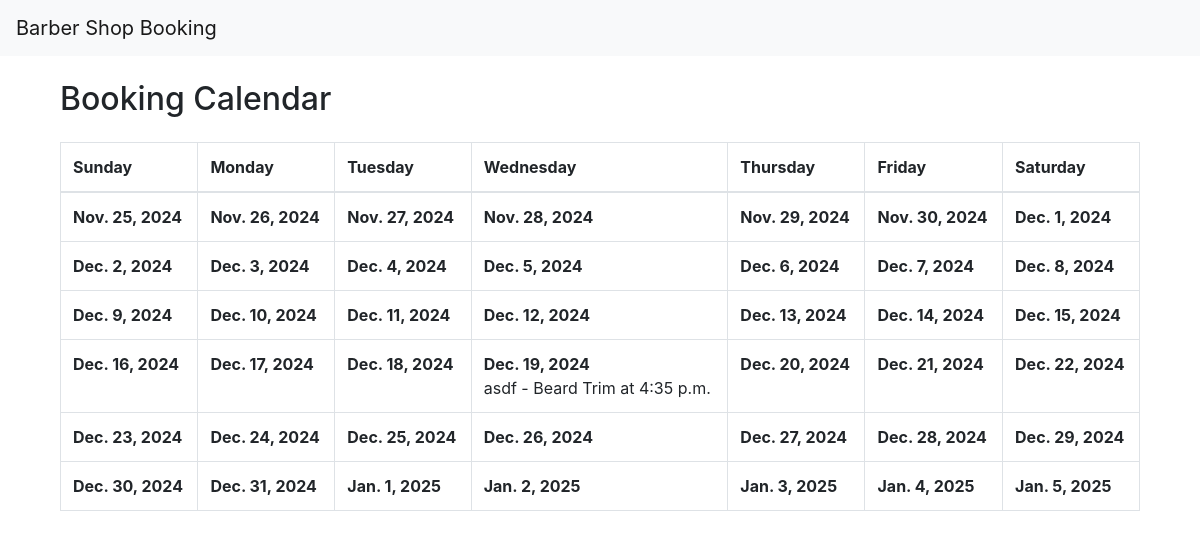
Before: /calendar/ with the older database file.
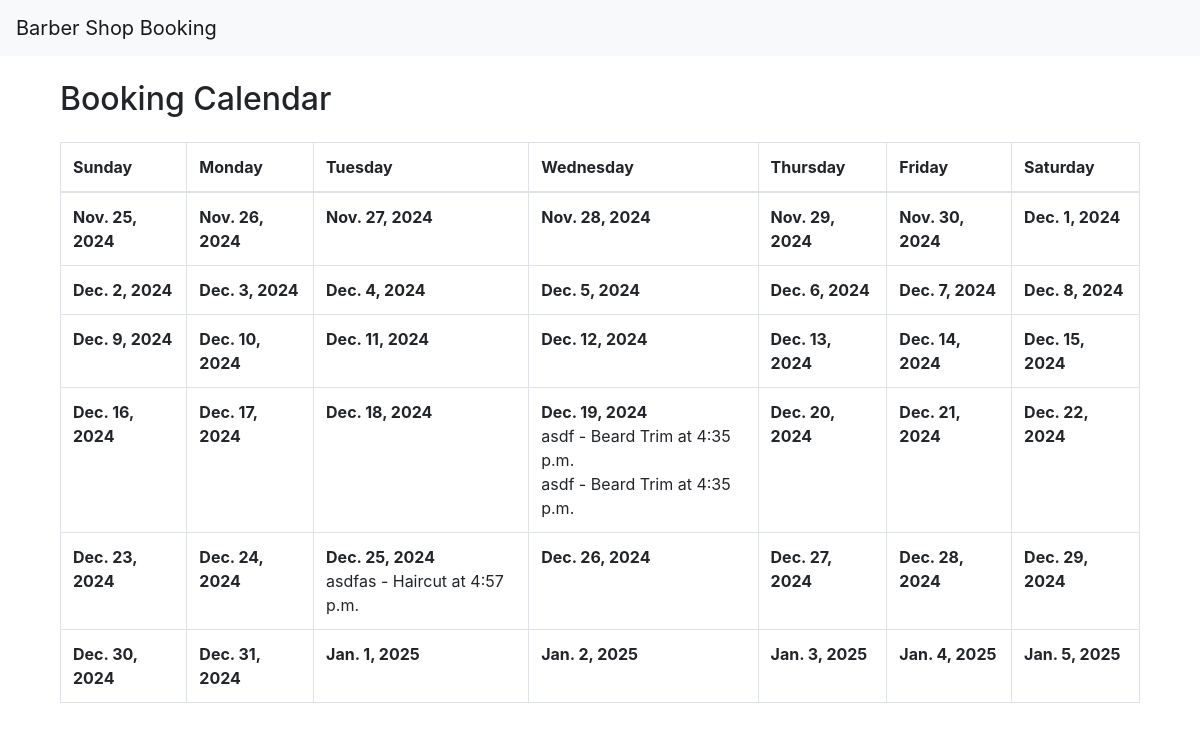
After: the same page with the newer database file.
### bookings/models.py (models this page shows, shortened)
class Booking(models.Model):
    customer_name = models.CharField(max_length=100)
    barber = models.ForeignKey(Barber, on_delete=models.CASCADE)
    service = models.ForeignKey(Service, on_delete=models.CASCADE)
    date = models.DateField()
    time = models.TimeField()

class Service(models.Model):
    name = models.CharField(max_length=100)
    duration = models.DurationField(help_text="Duration of the service (e.g., 00:30:00 for 30 minutes)")
    price = models.DecimalField(max_digits=6, decimal_places=2)

### bookings/views.py (the view)
# urls.py: path('calendar/', views.booking_calendar, name='booking_calendar'),
def booking_calendar(request):
    today = date.today()
    month_calendar = calendar.Calendar().monthdatescalendar(today.year, today.month)
    calendar_data = []
    for week in month_calendar:
        week_data = []
        for day in week:
            day_bookings = Booking.objects.filter(date=day)
            week_data.append({'day': day, 'bookings': day_bookings})
        calendar_data.append(week_data)
    return render(request, 'bookings/booking_calendar.html', {'calendar': calendar_data})

### bookings/templates/bookings/booking_calendar.html
{% extends 'base.html' %}
{% block content %}
  <div class="container mt-4">
    <h2>Booking Calendar</h2>
    <div class="calendar mt-4">
      <table class="table table-bordered">
        <thead>
          <tr>
            <th>Sunday</th>
            <th>Monday</th>
            <th>Tuesday</th>
            <th>Wednesday</th>
            <th>Thursday</th>
            <th>Friday</th>
            <th>Saturday</th>
          </tr>
        </thead>
        <tbody>
          {% for week in calendar %}
            <tr>
              {% for day in week %}
                <td>
                  <div class="day">
                    <strong>{{ day.day }}</strong>
                    {% for booking in day.bookings %}
                      <div class="booking">
                        {{ booking.customer_name }} - {{ booking.service.name }} at {{ booking.time }}
                      </div>
                    {% endfor %}
                  </div>
                </td>
              {% endfor %}
            </tr>
          {% endfor %}
        </tbody>
      </table>
    </div>
  </div>
{% endblock %}

Changed rows visible on the page:
added Booking: customer_name "asdf", service.name "Beard Trim", time "4:35 p.m.", shown under "Dec. 19, 2024"
added Booking: customer_name "asdfas", service.name "Haircut", time "4:57 p.m.", shown under "Dec. 25, 2024"
